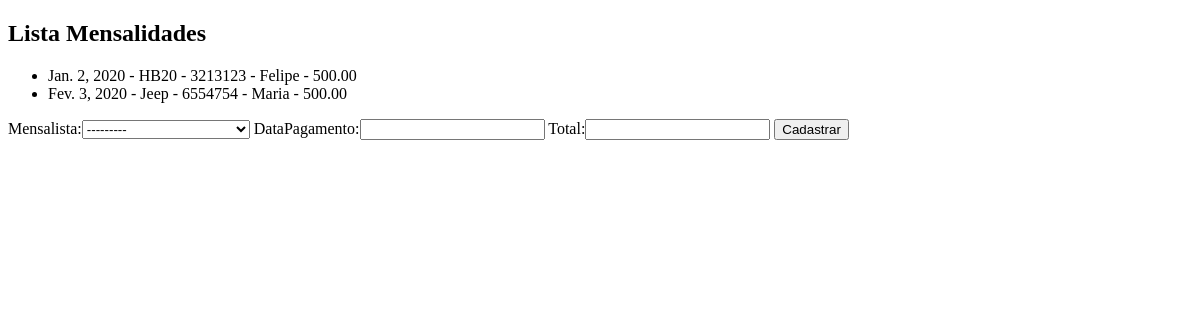
The app's page /core/movmen/, older data.
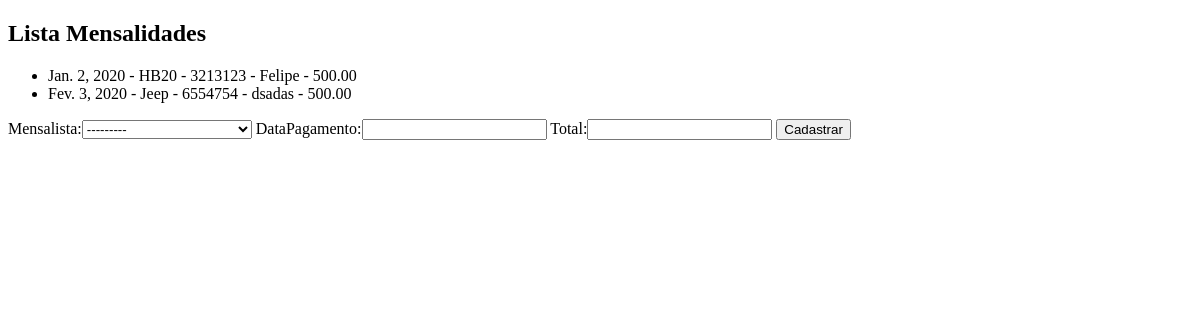
The same page, newer data.
### core/models.py (models this page shows)
class MovimentosMensalista(models.Model):
    mensalista= models.ForeignKey(mensalista,on_delete=models.SET_NULL, null=True)
    dataPagamento = models.DateField()
    total = models.DecimalField(max_digits=7, decimal_places=2)
    def __str__(self):
        return str(self.mensalista)

class mensalista(models.Model):
    veiculo= models.ForeignKey(veiculo, on_delete=models.SET_NULL, null=True)
    inicio = models.DateField()
    mensalidade = models.DecimalField(max_digits=7, decimal_places=2)
    def __str__(self):
        return str(self.veiculo)

class veiculo(models.Model):
    marca = models.ForeignKey(marca, on_delete=models.SET_NULL, null=True)
    dono = models.ForeignKey(pessoa, on_delete=models.SET_NULL, null=True)
    placa = models.CharField(max_length=7)
    modelo = models.CharField(max_length=30)
    cor = models.CharField(max_length=20)
    observacoes = models.TextField()
    def __str__(self):
        return self.modelo + " - " + self.placa + " - " + str(self.dono)

class pessoa(models.Model):
    nome = models.CharField(max_length=100)
    end = models.CharField(max_length=200)
    telefone = models.CharField(max_length=200)
    def __str__(self):
        return self.nome

### core/views.py (the view)
def lista_movmen(request):
    movmen = MovimentosMensalista.objects.all()
    form = MovmenForm()
    data = {'movmen': movmen, 'form': form}
    return render(request, 'core/lista_movmen.html', data)

### core/forms.py
class MovmenForm(ModelForm):
    class Meta:
        model = MovimentosMensalista
        fields = '__all__'

### core/templates/core/lista_movmen.html (shortened to what this page needs)
<!DOCTYPE html>
<html lang="en">
<head>
</head>
<body>
<h2>Lista Mensalidades</h2>
<ul>
    {% for mov in movmen%}
        <li>  {{mov.dataPagamento}} - {{mov}} - {{mov.total}}  </li>
    {% endfor%}
</ul>
<form action="{% url 'core_movmen_novo'%} " method="POST">
    {{form}}
    <button type="submit"> Cadastrar </button>
</form>
</body>
</html>

Row changes from the older to the newer data that the page shows:
changed through a linked row, MovimentosMensalista: mensalista.nome "Jeep - 6554754 - Maria" → "Jeep - 6554754 - dsadas"
